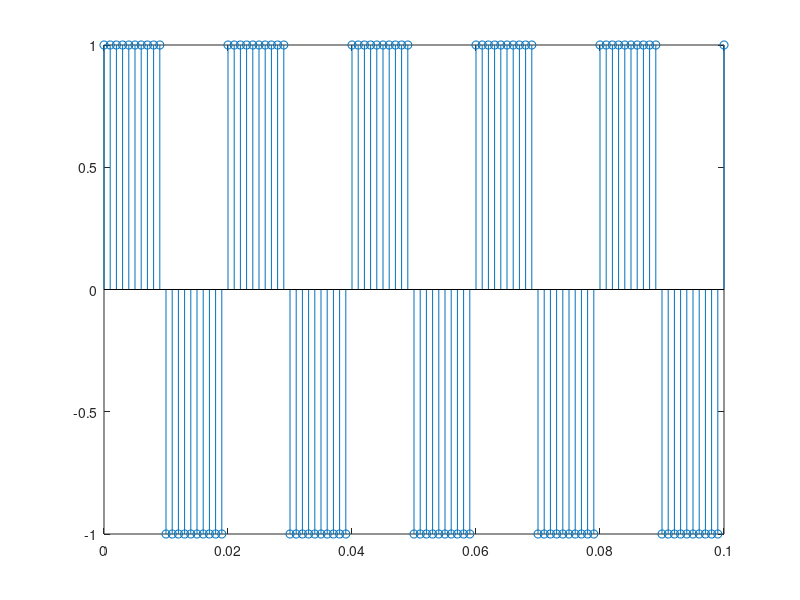

Source code (MATLAB):
f=50; %frequency
D=50; %Duty Cycle
fs=1000; % sampling frequency
t=0:1/fs:0.1; %sampling time
v=square(2*pi*f*t,D); %pi=3.14
%stem = Discrete 
stem(t,v);
